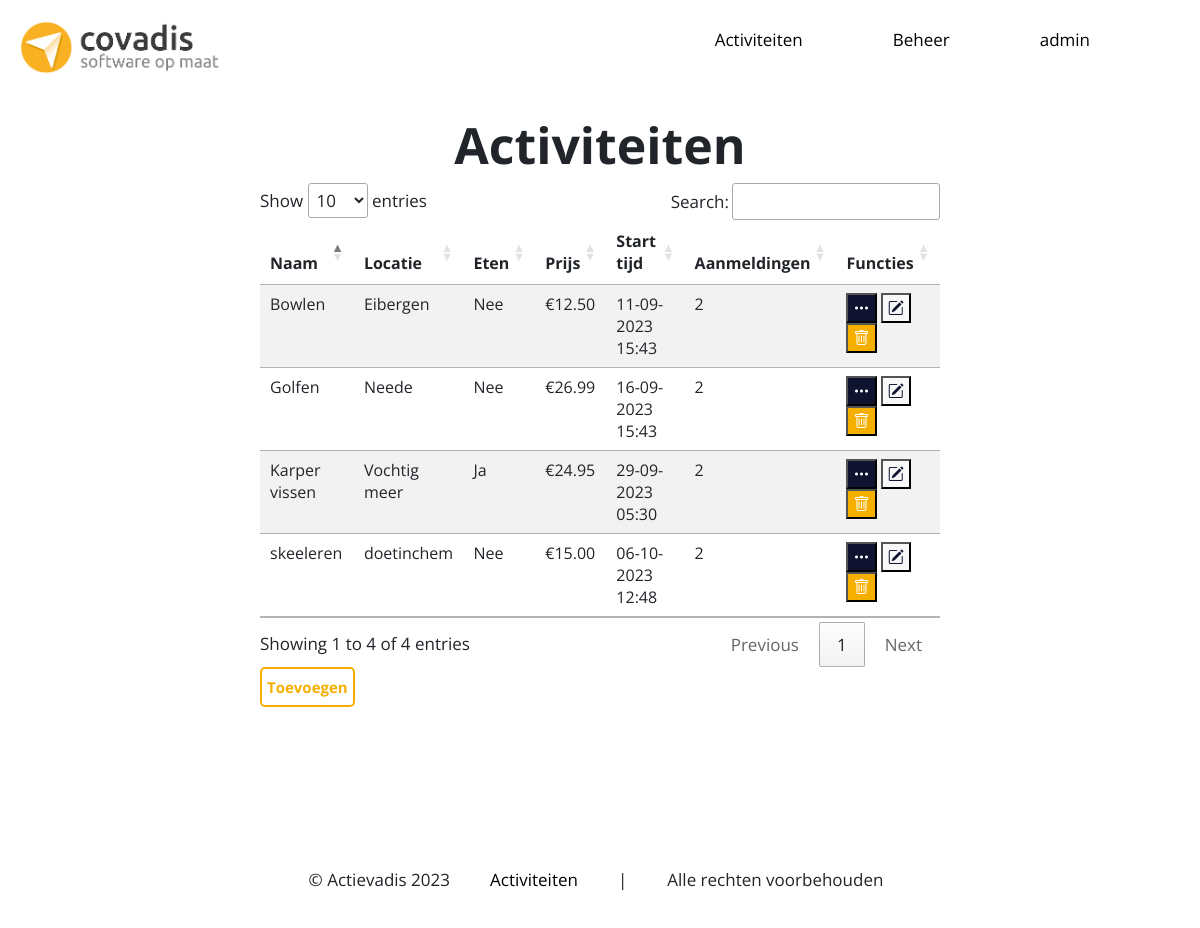
Page /Pages/Admin/admin.php (signed in) on the committed database.
### tables this page shows
CREATE TABLE `user` (
  `id` int(25) NOT NULL,
  `username` varchar(60) NOT NULL,
  `password` varchar(100) NOT NULL,
  `admin` tinyint(1) NOT NULL,
  `email` varchar(60) NOT NULL
);

CREATE TABLE `activity` (
  `id` int(11) NOT NULL,
  `name` varchar(60) NOT NULL,
  `location` varchar(255) NOT NULL,
  `food` tinyint(1) NOT NULL,
  `price` double NOT NULL,
  `description` varchar(255) NOT NULL,
  `image` varchar(30) NOT NULL,
  `startTime` datetime NOT NULL,
  `endTime` datetime NOT NULL
);

### Database/databaseFunctions.php (called while the page is built, shortened)
<?php
function db_connect(){
    $servername = "localhost";
    $username   = "root";
    $password   = "";
    $dbname     = "actievadis";
    $mysqli = new mysqli($servername, $username, $password, $dbname);
    return $mysqli;
}
function db_getData($query){
    $mysqli = db_connect();
    $result = $mysqli->query($query);
    return $result;
}
?>

### Database/userFunctions.php (called while the page is built, shortened)
<?php
require_once ("databaseFunctions.php");
require_once ("../../Class/User.php");
function getUserById($id)
{
    $result = db_getData("SELECT * FROM user WHERE id = '$id'");
    return $result;
}
?>

### Class/User.php (called while the page is built, shortened)
<?php
class user {
    private $username;
    private $admin;
    function __construct($sqlResult = null)
    {
        try {
            if ($sqlResult)
            {
                $userArr = $sqlResult->fetch_row();
                $this->username = $userArr[1];
                $this->admin = $userArr[4];
            } else {
                return $this;
            }
        } catch (\Throwable $th) {
            echo "Error: ".$th;
        }
    }
    public function getUsername()
    {
        return $this->username;
    }
    public function getAdmin()
    {
        return $this->admin;
    }
}

### Database/activityFunctions.php (called while the page is built, shortened)
<?php
require_once "databaseFunctions.php";
function getAllActivities()
{
    return db_getData("SELECT * FROM activity");
}
function getAllUsersSignedUp($activityId)
{
    $query = "SELECT userId from signup WHERE activityId = ".$activityId;
    $userids = db_getData($query);
    $userArr = array();
    while ($userId = $userids->fetch_assoc())
    {
        $user = new user(getUserById($userId['userId']));
        array_push($userArr, $user);
    }
    return $userArr;
}
?>

### Class/HandyFunctions.php (called while the page is built, shortened)
<?php
function boolToYesNo($boolean)
{
    return $boolean ? "Ja" : "Nee";
}
function formateDate($date)
    {
        return date("d-m-Y H:i", strtotime($date));
    }
?>

### Pages/Admin/admin.php (the view, shortened to what this page needs)
<?php
    require_once "../General/header.php";
    require_once "../../Database/activityFunctions.php";
    require_once "../../Class/HandyFunctions.php";
?>
<link rel="stylesheet" href="../../Css/admin.css">
<link rel="stylesheet" href="https://cdn.jsdelivr.net/npm/bootstrap@5.2.3/dist/css/bootstrap.min.css">
<link href="//cdn.datatables.net/1.13.3/css/jquery.dataTables.min.css" rel="stylesheet">
<link rel="stylesheet" href="https://cdn.jsdelivr.net/npm/bootstrap-icons@1.10.3/font/bootstrap-icons.css">
<body>
    <div class="containerTable">
        <h1 class="bold">Activiteiten</h1>
        <table id="activityTable" class="table table-striped">
            <thead>
                <tr>
                    <th>Naam</th>
                    <th>Locatie</th>
                    <th>Eten</th>
                    <th>Prijs</th>
                    <th>Start tijd</th>
                    <th>Aanmeldingen</th>
                    <th>Functies</th>
                </tr>
            </thead>
            <tbody>
                <?php $activities = getAllActivities();
                while ($activity = $activities->fetch_assoc()) {?>
                <tr>
                    <td><?php echo $activity['name']?></td>
                    <td><?php echo $activity['location']?></td>
                    <td><?php echo boolToYesNo($activity['food'])?></td>
                    <td><?php echo "€" . number_format((float)$activity['price'], 2, '.', '')?></td>
                    <td><?php echo formateDate($activity['startTime']);?></td>
                    <td><?php echo count(getAllUsersSignedUp($activity['id'])) ?></td>
                    <td>
                        <button class="functionBtn btnMoreInfo" title="Meer info" id="<?php echo $activity['id'] ?>"><i class="bi bi-three-dots"></i></button>
                        <button class="functionBtn btnEdit" title="Aanpassen" id="<?php echo $activity['id'] ?>"><i class="bi bi-pencil-square"></i></button>
                        <button class="functionBtn btnDelete" title="Verwijderen" id="<?php echo $activity['id'] ?>"><i class="bi bi-trash"></i></button>
                    </td>
                </tr>
                <?php }?>
            </tbody>
        </table>
        <button class="btnAddActivity" id="btnAddActivity">Toevoegen</button>
    </div>
</body>
<?php
require_once "../General/footer.php";
?>

### Pages/General/header.php (shortened to what this page needs)
<?php
include ('../../Database/userFunctions.php');
include "../../Class/HandyFunctions.php";
?>
<htlm>
    <link rel="stylesheet" href="../Css/header.css">
    <link rel="stylesheet" href="../../Css/header.css">
    <body>
        <div class="Header">
            <div class="Title">
                <img src="../../Images/ImgLogo.png" width="200px">
            </div>
            <nav class="Navheader">
                <ul class="MenuHeader">
                    <li class="headerli"><a href="../Activities/overview.php" class="headerA">Activiteiten</a></li>
                    <?php
                if (isset($_COOKIE['CurrUser'])) {
                    $user = new user(getUserById($_COOKIE['CurrUser']));
                    if ($user->getAdmin()) { ?>
                        <li class="headerli"><a href="../Admin/admin.php" class="headerA">Beheer</a></li>
                <?php
                    }
                }
                ?>
                         <li><a href="../Account/login.php">
                        <?php
                        if (isset($_COOKIE['CurrUser'])) {
                        ?>
                            <a href="../account/profile.php" class="headerA"><?php
                            $user = new user(getUserById($_COOKIE['CurrUser']));
                            echo $user->getUsername();
                        ?></a>
                        <?php
                        } else { ?>
                            <a href="../Account/login.php" class="headerA">Inloggen</a>
                        <?php } ?>
                    </a>
                </li>
                </ul>
            </nav>
        </div>
    </body>
</htlm>

### Css/header.css (style rules this page uses)
body { font-family: 'Open Sans', sans-serif; font-size: 17px; }
* { margin: 0; padding: 0; }
.Header { padding: 20px; display: flex; background-color: white; }
.Title { width: 30%; }
.Navheader { width: 70%; display: flex; align-items: center; justify-content: end; }
.MenuHeader { display: flex; }
.headerA { display: flex; margin-right: 50px; align-items: center; align-self: center; text-decoration: none; color: black; border: 1px white; }
.headerli { list-style: none; }
.bold { font-weight: bold; }

### Css/admin.css (style rules this page uses)
.containerTable { margin: 0 20%; padding: 20px; border-radius: 0 40px 0 40px; margin-bottom: 120px; }
.btnMoreInfo { background-color: #0f132f; }
.btnMoreInfo { color: white; }
.btnAddActivity { width: auto; height: 40px; background-color: transparent; border-radius: 5px; border: 2px solid #f5af00; color: #f5af00; font-size: 15px; font-weight: 700; padding: 5px; }
.functionBtn { height: 30.21px; width: 30.21px; }
.btnDelete { background-color: #f5af00; color: white; }
.btnDelete i { color: white; }
.bold { font-size: 50px; font-weight: 700; text-align: center; }
.btnEdit { background-color: #f8f8f8; color: #0f132f; }

### Css/footer.css (style rules this page uses)
body { font-family: 'Open Sans', sans-serif; font-size: 17px; }
* { margin: 0; padding: 0; }
li { list-style: none; margin-right: 40px; }

### rows in the picture
user: username "admin"
activity: name "Bowlen", location "Eibergen", food "Nee", price "12.50", startTime "11-09-2023 15:43", count(getAllUsersSignedUp($activity['id'])) "2"
activity: name "Golfen", location "Neede", food "Nee", price "26.99", startTime "16-09-2023 15:43", count(getAllUsersSignedUp($activity['id'])) "2"
activity: name "Karper vissen", location "Vochtig meer", food "Ja", price "24.95", startTime "29-09-2023 05:30", count(getAllUsersSignedUp($activity['id'])) "2"
activity: name "skeeleren", location "doetinchem", food "Nee", price "15.00", startTime "06-10-2023 12:48", count(getAllUsersSignedUp($activity['id'])) "2"
